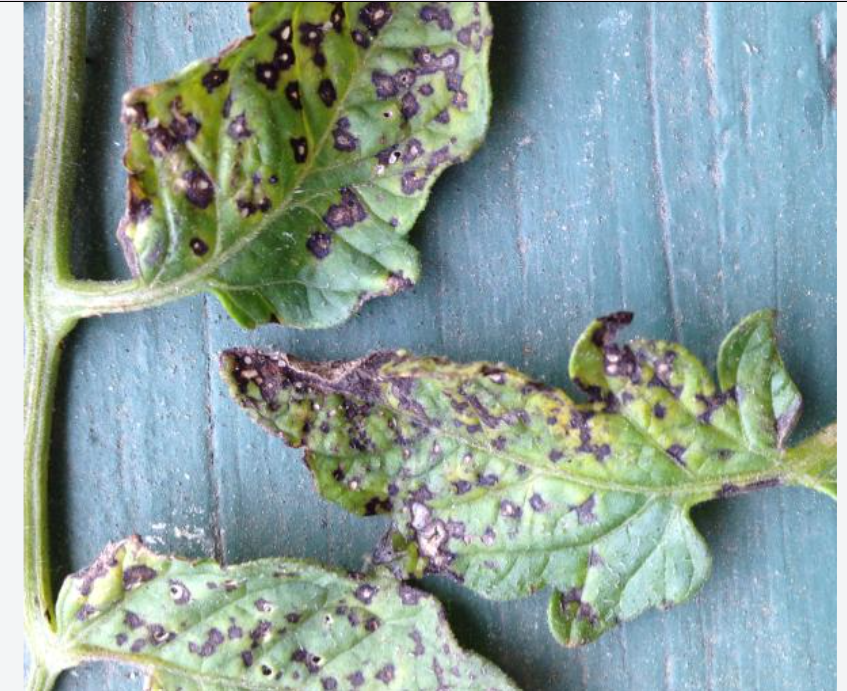
#> input picture sample_leaf.png, 847 x 691 px
$ python -i features.py   (imports and definitions only)
#> lines starting #> are read from the running program, lines starting #| are printed output that depends on the picture
#> further down, picture is the input picture: shape (691, 847, 3); mean B, G, R 154.8, 160.1, 140.8
"""Feature extraction for classic ML: color histogram + HOG, and leaf-damage estimate."""
import cv2
import numpy as np
from skimage.feature import hog

IMG_SIZE = 128


def extract_features(img_bgr):
    """Return one feature vector (HSV color histogram + HOG texture) for an image."""
    img = cv2.resize(img_bgr, (IMG_SIZE, IMG_SIZE))
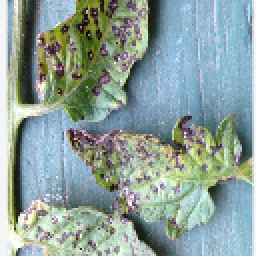
#> img: shape (128, 128, 3) (shown 2 times larger); mean B, G, R 155, 160.3, 140.9

    # 1) Color features: 8x8x8 HSV histogram (diseases change leaf color)
    hsv = cv2.cvtColor(img, cv2.COLOR_BGR2HSV)
#> hsv: shape (128, 128, 3); mean H, S, V 80.4, 66.1, 171.3
    hist = cv2.calcHist([hsv], [0, 1, 2], None, [8, 8, 8], [0, 180, 0, 256, 0, 256])
    hist = cv2.normalize(hist, hist).flatten()
#> hist = 512 values, max 0.827 at index 278, min 0 at index 16, mean 0.00936

    # 2) Texture/shape features: HOG on grayscale (spots, edges, patterns)
    gray = cv2.cvtColor(img, cv2.COLOR_BGR2GRAY)
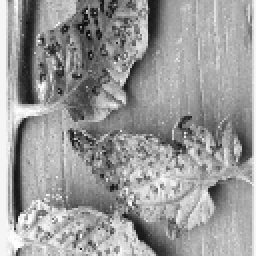
#> gray: shape (128, 128) (shown 2 times larger); min 13, max 255, mean 153.9
    hog_feat = hog(gray, orientations=9, pixels_per_cell=(16, 16),
                   cells_per_block=(2, 2))
#> hog_feat = 1764 values, max 0.416 at index 1008, min 0 at index 1031, mean 0.151
    return np.hstack([hist, hog_feat])


def estimate_affected_area(img_bgr):
    """Approximate % of the leaf that is NOT healthy green (simple HSV segmentation).
    This is an estimate, not a medical-grade measurement."""
    img = cv2.resize(img_bgr, (256, 256))
    h, s, v = cv2.split(cv2.cvtColor(img, cv2.COLOR_BGR2HSV))
    leaf = (s > 40) & (v > 40)                      # leaf pixels (not grey background)
    green = leaf & (h >= 35) & (h <= 85)            # healthy green pixels
    leaf_px = int(leaf.sum())
    if leaf_px == 0:
        return 0.0
    return round(100.0 * (leaf_px - int(green.sum())) / leaf_px, 2)

>>> import cv2
>>> picture = cv2.imread('sample_leaf.png')
>>> result = extract_features(picture)
#> result = 2276 values, max 0.827 at index 278, min 0 at index 16, mean 0.119
